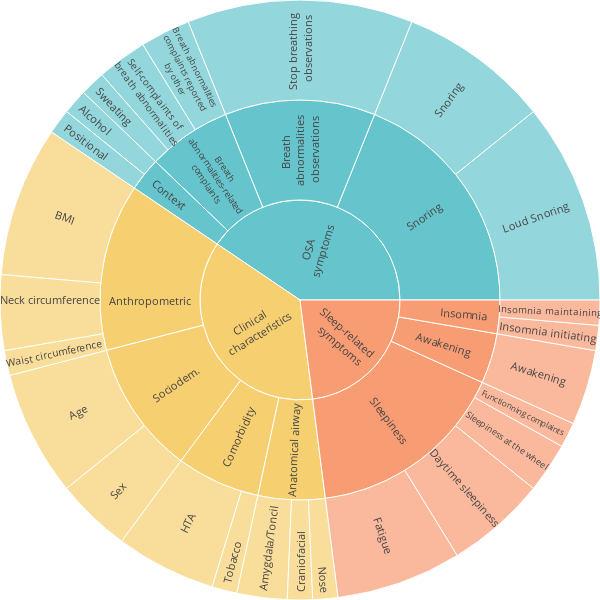

The code cell stored with this chart in its notebook:
### Code cell
if np.sum(df.Subcategory.isna()) != df.shape[0] : # with category and subcategory
    fig = px.sunburst(df, path=['Category', 'Subcategory', 'Symptom'], values='sum_symptoms',color_discrete_sequence = px.colors.qualitative.Pastel)
    fig.update_layout(margin = dict(t=0, l=0, r=0, b=0), font_size=11, width =600, height = 600)
    fig.update_traces(insidetextorientation='radial')
    fig.update_traces(hovertemplate='sum_symptom: %{value}')
    #fig.write_image("figure6_sunburst_plot.pdf") # writting the figure into a file
    fig.show()
elif np.sum(df.Category.isna()) != df.shape[0] : # with category only
    fig = px.sunburst(df, path=['Category', 'Symptom'], values='sum_symptoms',color_discrete_sequence = px.colors.qualitative.Pastel)
    fig.update_layout(margin = dict(t=0, l=0, r=0, b=0), font_size=11, width =600, height = 600)
    fig.update_traces(insidetextorientation='radial')
    fig.update_traces(hovertemplate='sum_symptom: %{value}')
    #fig.write_image("figure6_sunburst_plot.pdf") # writting the figure into a file
    fig.show()
else : 
    print("No category -> no sunburst plot")

### Figure 1 — Plotly figure (JSON) as saved in the notebook; plotly's stock layout.template omitted (floating-point values rounded to 4 significant figures)
{"data": [{"branchvalues": "total", "domain": {"x": [0, 1], "y": [0, 1]}, "hovertemplate": "sum_symptom: %{value}", "ids": ["Clinical <br> characteristics/Sociodem./Age", "OSA <br> symptoms/Context/Alcohol", "Clinical <br> characteristics/Anatomical airway/Amygdala/Toncil", "Sleep-related <br> symptoms/Awakening/Awakening", "Clinical <br> characteristics/Anthropometric/BMI", "OSA <br> symptoms/Breath <br> abnormalities-related <br> complaints/Breath abnormalities <br> complaints reported <br> by other", "Clinical <br> characteristics/Anatomical airway/Craniofacial", "Sleep-related <br> symptoms/Sleepiness/Daytime sleepiness", "Sleep-related <br> symptoms/Sleepiness/Fatigue", "Sleep-related <br> symptoms/Sleepiness/Functionning complaints", "Clinical <br> characteristics/Comorbidity/HTA", "Sleep-related <br> symptoms/Insomnia/Insomnia initiating", "Sleep-related <br> symptoms/Insomnia/Insomnia maintaining", "OSA <br> symptoms/Snoring/Loud Snoring", "Clinical <br> characteristics/Anthropometric/Neck circumference", "Clinical <br> characteristics/Anatomical airway/Nose", "OSA <br> symptoms/Context/Positional", "OSA <br> symptoms/Breath <br> abnormalities-related <br> complaints/Self-complaints of <br> breath abnormalities", "Clinical <br> characteristics/Sociodem./Sex", "Sleep-related <br> symptoms/Sleepiness/Sleepiness at the wheel", "OSA <br> symptoms/Snoring/Snoring", "OSA <br> symptoms/Breath <br> abnormalities <br> observations/Stop breathing <br> observations", "OSA <br> symptoms/Breath <br> abnormalities-related <br> complaints/Sweating", "Clinical <br> characteristics/Comorbidity/Tobacco", "Clinical <br> characteristics/Anthropometric/Waist circumference ", "Clinical <br> characteristics/Anatomical airway", "Clinical <br> characteristics/Anthropometric", "Sleep-related <br> symptoms/Awakening", "OSA <br> symptoms/Breath <br> abnormalities <br> observations", "OSA <br> symptoms/Breath <br> abnormalities-related <br> complaints", "Clinical <br> characteristics/Comorbidity", "OSA <br> symptoms/Context", "Sleep-related <br> symptoms/Insomnia", "Sleep-related <br> symptoms/Sleepiness", "OSA <br> symptoms/Snoring", "Clinical <br> characteristics/Sociodem.", "Clinical <br> characteristics", "OSA <br> symptoms", "Sleep-related <br> symptoms"], "insidetextorientation": "radial", "labels": ["Age", "Alcohol", "Amygdala/Toncil", "Awakening", "BMI", "Breath abnormalities <br> complaints reported <br> by other", "Craniofacial", "Daytime sleepiness", "Fatigue", "Functionning complaints", "HTA", "Insomnia initiating", "Insomnia maintaining", "Loud Snoring", "Neck circumference", "Nose", "Positional", "Self-complaints of <br> breath abnormalities", "Sex", "Sleepiness at the wheel", "Snoring", "Stop breathing <br> observations", "Sweating", "Tobacco", "Waist circumference ", "Anatomical airway", "Anthropometric", "Awakening", "Breath <br> abnormalities <br> observations", "Breath <br> abnormalities-related <br> complaints", "Comorbidity", "Context", "Insomnia", "Sleepiness", "Snoring", "Sociodem.", "Clinical <br> characteristics", "OSA <br> symptoms", "Sleep-related <br> symptoms"], "name": "", "parents": ["Clinical <br> characteristics/Sociodem.", "OSA <br> symptoms/Context", "Clinical <br> characteristics/Anatomical airway", "Sleep-related <br> symptoms/Awakening", "Clinical <br> characteristics/Anthropometric", "OSA <br> symptoms/Breath <br> abnormalities-related <br> complaints", "Clinical <br> characteristics/Anatomical airway", "Sleep-related <br> symptoms/Sleepiness", "Sleep-related <br> symptoms/Sleepiness", "Sleep-related <br> symptoms/Sleepiness", "Clinical <br> characteristics/Comorbidity", "Sleep-related <br> symptoms/Insomnia", "Sleep-related <br> symptoms/Insomnia", "OSA <br> symptoms/Snoring", "Clinical <br> characteristics/Anthropometric", "Clinical <br> characteristics/Anatomical airway", "OSA <br> symptoms/Context", "OSA <br> symptoms/Breath <br> abnormalities-related <br> complaints", "Clinical <br> characteristics/Sociodem.", "Sleep-related <br> symptoms/Sleepiness", "OSA <br> symptoms/Snoring", "OSA <br> symptoms/Breath <br> abnormalities <br> observations", "OSA <br> symptoms/Breath <br> abnormalities-related <br> complaints", "Clinical <br> characteristics/Comorbidity", "Clinical <br> characteristics/Anthropometric", "Clinical <br> characteristics", "Clinical <br> characteristics", "Sleep-related <br> symptoms", "OSA <br> symptoms", "OSA <br> symptoms", "Clinical <br> characteristics", "OSA <br> symptoms", "Sleep-related <br> symptoms", "Sleep-related <br> symptoms", "OSA <br> symptoms", "Clinical <br> characteristics", "", "", ""], "type": "sunburst", "values": [5, 1, 2, 3, 6, 2, 1, 4, 5, 1, 4, 1, 1, 8, 3, 1, 1, 2, 3, 2, 6, 9, 1, 1, 1, 4, 10, 3, 9, 5, 5, 2, 2, 12, 14, 8, 27, 30, 17]}], "layout": {"font": {"size": 11}, "height": 600, "legend": {"tracegroupgap": 0}, "margin": {"b": 0, "l": 0, "r": 0, "t": 0}, "sunburstcolorway": ["rgb(102, 197, 204)", "rgb(246, 207, 113)", "rgb(248, 156, 116)", "rgb(220, 176, 242)", "rgb(135, 197, 95)", "rgb(158, 185, 243)", "rgb(254, 136, 177)", "rgb(201, 219, 116)", "rgb(139, 224, 164)", "rgb(180, 151, 231)", "rgb(179, 179, 179)"], "width": 600}}
